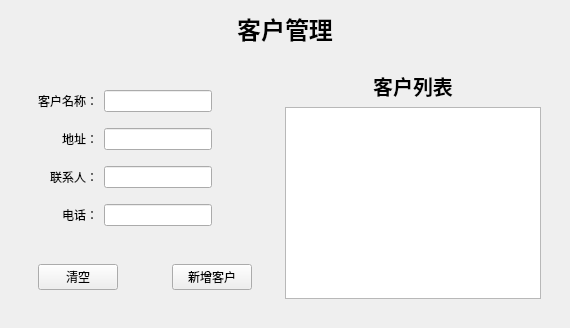
      <widget class="QWidget" name="page_8">
       <layout class="QVBoxLayout" name="verticalLayout_18">
        <item>
         <widget class="QLabel" name="seventhlabel">
          <property name="font">
           <font>
            <family>隶书</family>
            <pointsize>18</pointsize>
            <italic>false</italic>
            <bold>true</bold>
           </font>
          </property>
          <property name="text">
           <string>客户管理</string>
          </property>
          <property name="alignment">
           <set>Qt::AlignCenter</set>
          </property>
         </widget>
        </item>
        <item>
         <widget class="QWidget" name="widget_62" native="true">
          <layout class="QHBoxLayout" name="horizontalLayout_22">
           <item>
            <widget class="QWidget" name="widget_63" native="true">
             <property name="sizePolicy">
              <sizepolicy hsizetype="MinimumExpanding" vsizetype="Preferred">
               <horstretch>0</horstretch>
               <verstretch>0</verstretch>
              </sizepolicy>
             </property>
             <layout class="QVBoxLayout" name="verticalLayout_17">
              <item>
               <widget class="QWidget" name="widget_64" native="true">
                <property name="sizePolicy">
                 <sizepolicy hsizetype="Preferred" vsizetype="Preferred">
                  <horstretch>0</horstretch>
                  <verstretch>2</verstretch>
                 </sizepolicy>
                </property>
                <layout class="QGridLayout" name="gridLayout_7">
                 <item row="1" column="0">
                  <widget class="QLabel" name="label_59">
                   <property name="text">
                    <string>地址：</string>
                   </property>
                   <property name="alignment">
                    <set>Qt::AlignRight|Qt::AlignTrailing|Qt::AlignVCenter</set>
                   </property>
                  </widget>
                 </item>
                 <item row="3" column="1">
                  <widget class="QLineEdit" name="seventhPhoneLineEdit"/>
                 </item>
                 <item row="1" column="1">
                  <widget class="QLineEdit" name="seventhAdressLineEdit"/>
                 </item>
                 <item row="3" column="0">
                  <widget class="QLabel" name="label_61">
                   <property name="text">
                    <string>电话：</string>
                   </property>
                   <property name="alignment">
                    <set>Qt::AlignRight|Qt::AlignTrailing|Qt::AlignVCenter</set>
                   </property>
                  </widget>
                 </item>
                 <item row="2" column="0">
                  <widget class="QLabel" name="label_60">
                   <property name="text">
                    <string>联系人：</string>
                   </property>
                   <property name="alignment">
                    <set>Qt::AlignRight|Qt::AlignTrailing|Qt::AlignVCenter</set>
                   </property>
                  </widget>
                 </item>
                 <item row="0" column="1">
                  <widget class="QLineEdit" name="seventhClientLineEdit"/>
                 </item>
                 <item row="0" column="0">
                  <widget class="QLabel" name="label_58">
                   <property name="text">
                    <string>客户名称：</string>
                   </property>
                  </widget>
                 </item>
                 <item row="2" column="1">
                  <widget class="QLineEdit" name="seventhContactLineEdit"/>
                 </item>
                 <item row="1" column="2">
                  <spacer name="horizontalSpacer_17">
                   <property name="orientation">
                    <enum>Qt::Horizontal</enum>
                   </property>
                   <property name="sizeHint" stdset="0">
                    <size>
                     <width>40</width>
                     <height>20</height>
                    </size>
                   </property>
                  </spacer>
                 </item>
                </layout>
               </widget>
              </item>
              <item>
               <widget class="QWidget" name="widget_25" native="true">
                <layout class="QHBoxLayout" name="horizontalLayout_20">
                 <item>
                  <widget class="QPushButton" name="seventhClearPushButton">
                   <property name="text">
                    <string>清空</string>
                   </property>
                  </widget>
                 </item>
                 <item>
                  <spacer name="horizontalSpacer_14">
                   <property name="orientation">
                    <enum>Qt::Horizontal</enum>
                   </property>
                   <property name="sizeHint" stdset="0">
                    <size>
                     <width>40</width>
                     <height>20</height>
                    </size>
                   </property>
                  </spacer>
                 </item>
                 <item>
                  <widget class="QPushButton" name="seventhIncreClientPushButton">
                   <property name="text">
                    <string>新增客户</string>
                   </property>
                  </widget>
                 </item>
                </layout>
               </widget>
              </item>
             </layout>
            </widget>
           </item>
           <item>
            <widget class="QWidget" name="widget_24" native="true">
             <property name="sizePolicy">
              <sizepolicy hsizetype="Preferred" vsizetype="Preferred">
               <horstretch>4</horstretch>
               <verstretch>0</verstretch>
              </sizepolicy>
             </property>
             <layout class="QVBoxLayout" name="verticalLayout_6">
              <item>
               <widget class="QLabel" name="label_35">
                <property name="font">
                 <font>
                  <family>楷体</family>
                  <pointsize>15</pointsize>
                  <bold>true</bold>
                 </font>
                </property>
                <property name="text">
                 <string>客户列表</string>
                </property>
                <property name="alignment">
                 <set>Qt::AlignCenter</set>
                </property>
               </widget>
              </item>
              <item>
               <widget class="QTableView" name="seventhTableView"/>
              </item>
             </layout>
            </widget>
           </item>
          </layout>
         </widget>
        </item>
       </layout>
      </widget>
